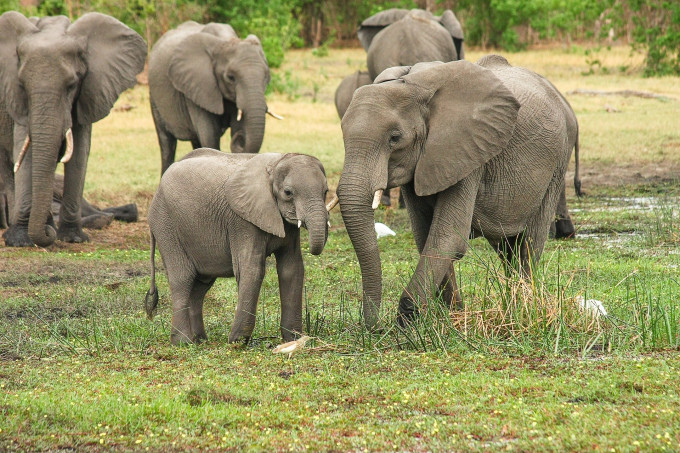
#> input picture лабораторные работы 1-3/img/elphs.jpg, 680 x 453 px
$ python Lab1.py   (older library calls are emulated)
#> lines starting #> are read from the running program, lines starting #| are printed output that depends on the picture
import cv2
import numpy as np
import matplotlib.pyplot as plt

original = cv2.imread("img/elphs.jpg")
#> original is the input picture: shape (453, 680, 3); mean B, G, R 98.6, 145.1, 148.3
blurred = cv2.GaussianBlur(original, (19, 19), 0)
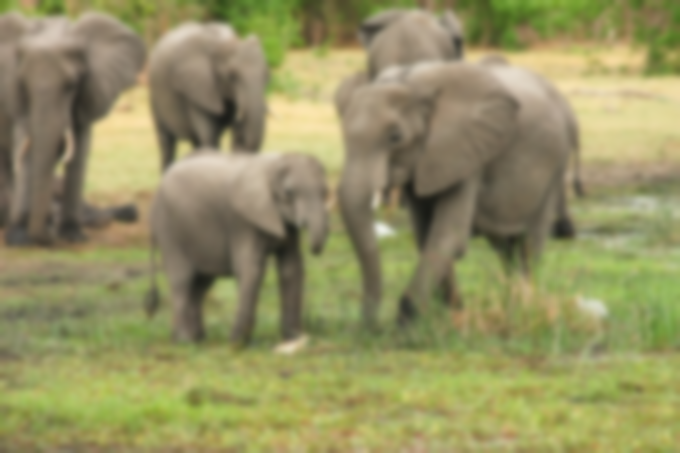
#> blurred: shape (453, 680, 3); mean B, G, R 98.6, 145.1, 148.3
edges = cv2.Sobel(original, ddepth=cv2.CV_64F, dx=1, dy=1, ksize=3, scale=1, delta=0, borderType=cv2.BORDER_DEFAULT)
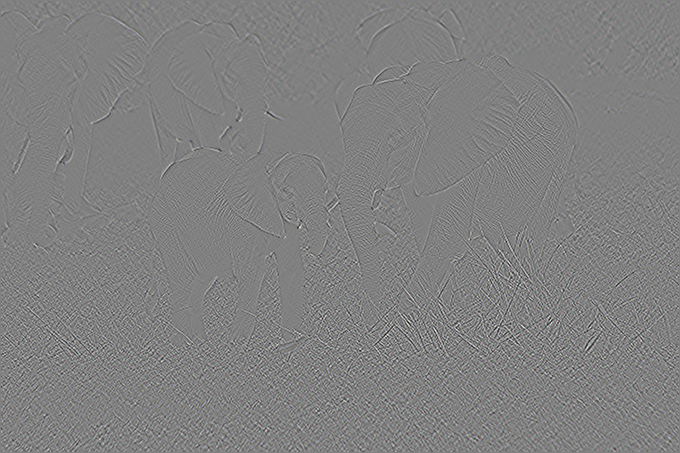
#> edges: shape (453, 680, 3) float64; mean B, G, R 0, 0, 0; drawn with min black and max white
edges = cv2.convertScaleAbs(edges)
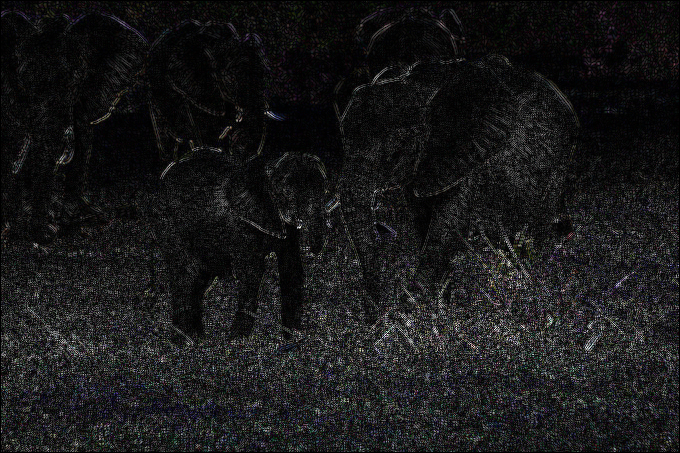
#> edges: shape (453, 680, 3); mean B, G, R 24.8, 24.3, 24.4

sharpened = cv2.addWeighted(original, 1.5, blurred, -0.5, 0)

combined = cv2.addWeighted(blurred, 0.5, edges, 0.5, 0)
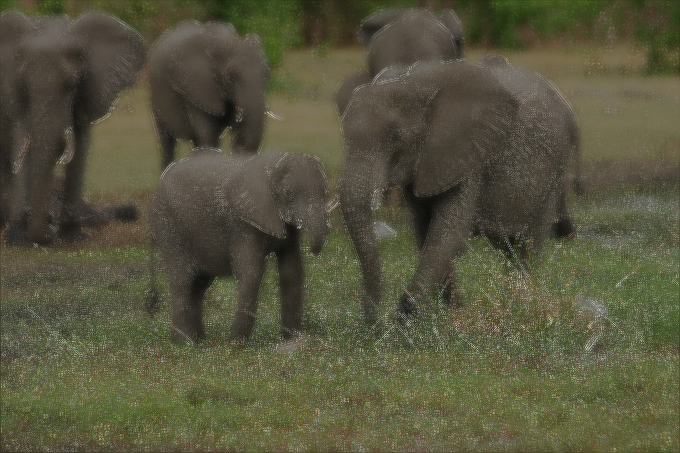
#> combined: shape (453, 680, 3); mean B, G, R 61.7, 84.7, 86.3
combined = cv2.addWeighted(combined, 0.5, sharpened, 0.5, 0)
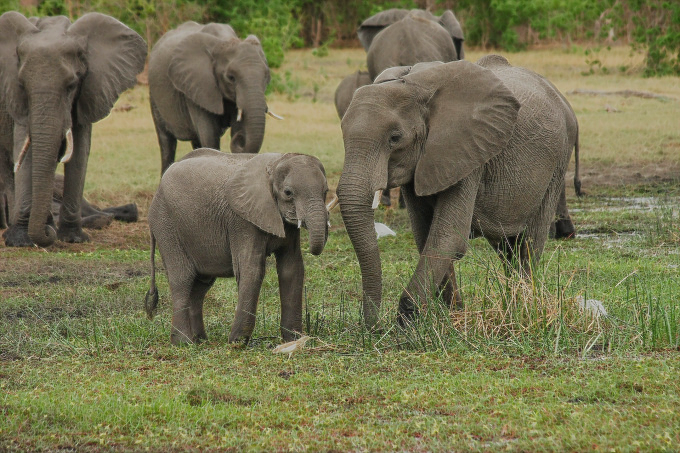
#> combined: shape (453, 680, 3); mean B, G, R 80.2, 114.8, 117.2

plt.figure(figsize=(12, 6))

plt.subplot(2, 3, 1)
plt.title('Оригинальное изображение')
plt.imshow(cv2.cvtColor(original, cv2.COLOR_BGR2RGB))
plt.axis('off')

plt.subplot(2, 3, 2)
plt.title('Размытие по Гауссу)')
plt.imshow(cv2.cvtColor(blurred, cv2.COLOR_BGR2RGB))
plt.axis('off')

plt.subplot(2, 3, 3)
plt.title('Выделение границ')
plt.imshow(cv2.cvtColor(edges, cv2.COLOR_BGR2RGB))
plt.axis('off')

plt.subplot(2, 3, 4)
plt.title('Повышение резкости')
plt.imshow(cv2.cvtColor(sharpened, cv2.COLOR_BGR2RGB))
plt.axis('off')

plt.subplot(2, 3, 5)
plt.title('Комбинация изображений')
plt.imshow(cv2.cvtColor(combined, cv2.COLOR_BGR2RGB))
plt.axis('off')

plt.tight_layout()
plt.show()
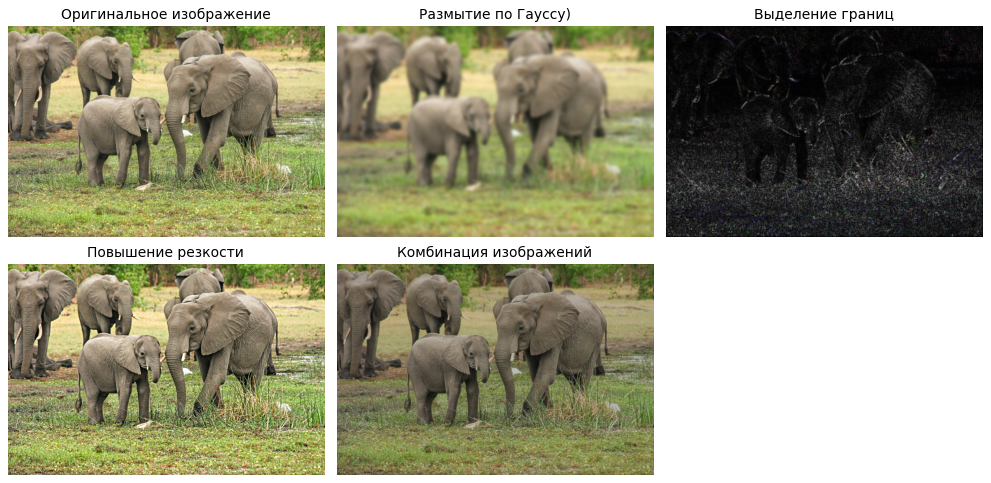
#> figure drawn by matplotlib, 5 panels

$ run again, with лабораторные работы 1-3/img/johnson.jfif saved as лабораторные работы 1-3/img/elphs.jpg
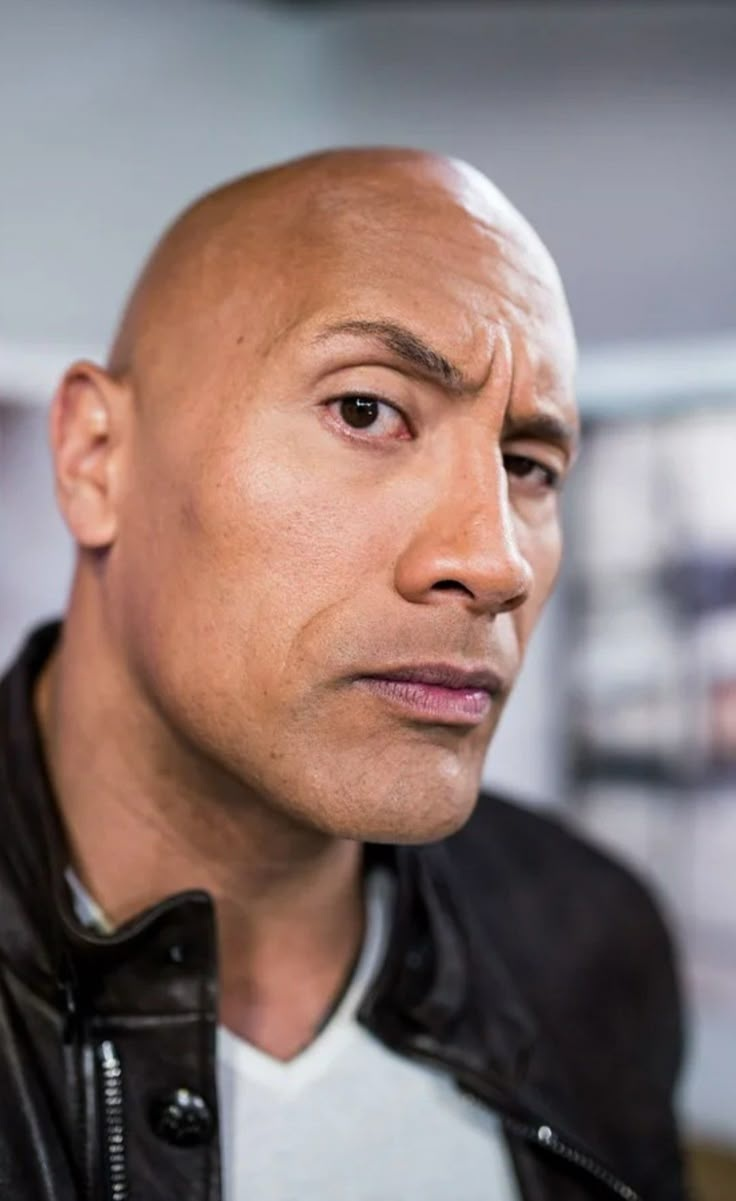
#> input picture лабораторные работы 1-3/img/johnson.jfif, 736 x 1201 px
#> original is the input picture: shape (1201, 736, 3); mean B, G, R 116.5, 119.9, 138.7
#> `edges = cv2.convertScaleAbs(edges)`:
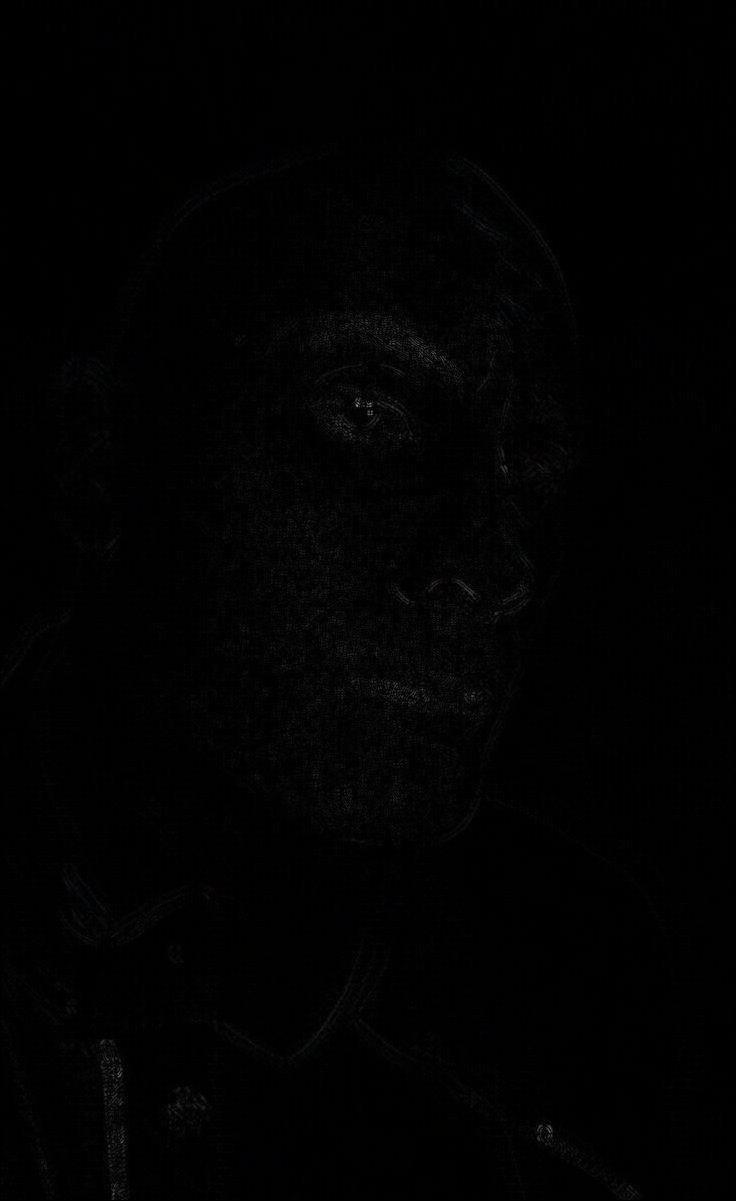
#> edges: shape (1201, 736, 3); mean B, G, R 1.6, 1.6, 1.6
#> `combined = cv2.addWeighted(combined, 0.5, sharpened, 0.5, 0)`:
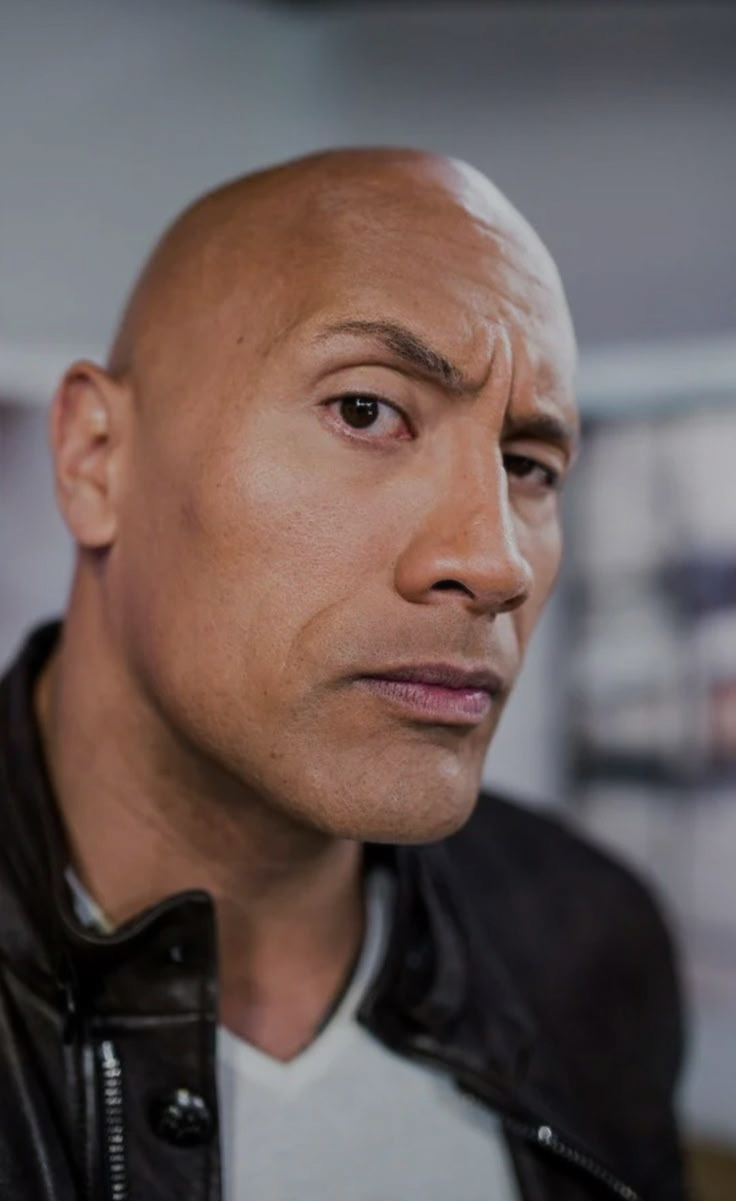
#> combined: shape (1201, 736, 3); mean B, G, R 87.8, 90.3, 104.5
